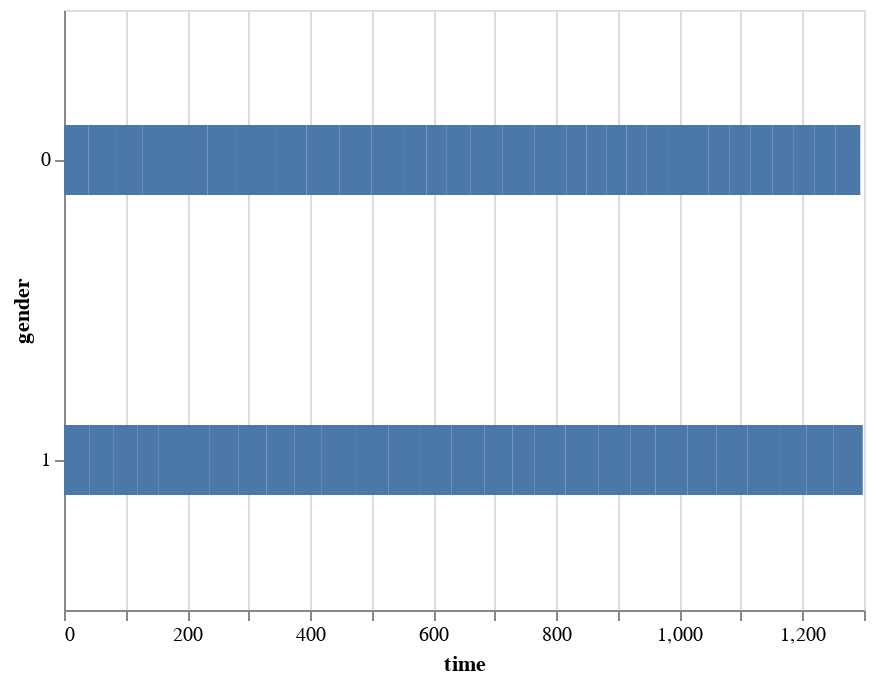

The notebook cell this image was saved under:
### Code cell
# Horizontal Bars 
alt.Chart(data).mark_bar(size=35).encode(
    y='gender:N',
    x='time',
).properties(
    height = 300
)

### Figure 1 — Vega-Lite specification as saved in the notebook (floating-point values rounded to 4 significant figures)
{"config": {"view": {"continuousWidth": 400, "continuousHeight": 300}}, "data": {"name": "data-bfba8ba08a832720bd076298c5326526"}, "mark": {"type": "bar", "size": 35}, "encoding": {"x": {"field": "time", "type": "quantitative"}, "y": {"field": "gender", "type": "nominal"}}, "height": 300, "$schema": "https://vega.github.io/schema/vega-lite/v4.17.0.json", "datasets": {"data-bfba8ba08a832720bd076298c5326526": [{"time": 41, "gender": 1, "recode": 0}, {"time": 40, "gender": 0, "recode": 1}, {"time": 40, "gender": 1, "recode": 0}, {"time": 38, "gender": 1, "recode": 0}, {"time": 34, "gender": 1, "recode": 0}, {"time": 46, "gender": 0, "recode": 1}, {"time": 42, "gender": 1, "recode": 0}, {"time": 42, "gender": 1, "recode": 0}, {"time": 47, "gender": 1, "recode": 0}, {"time": 42, "gender": 0, "recode": 1}, {"time": 45, "gender": 1, "recode": 0}, {"time": 46, "gender": 1, "recode": 0}, {"time": 44, "gender": 1, "recode": 0}, {"time": 54, "gender": 0, "recode": 1}, {"time": 57, "gender": 1, "recode": 0}, {"time": 51, "gender": 1, "recode": 0}, {"time": 51, "gender": 0, "recode": 1}, {"time": 50, "gender": 1, "recode": 0}, {"time": 53, "gender": 1, "recode": 0}, {"time": 53, "gender": 1, "recode": 0}, {"time": 45, "gender": 0, "recode": 1}, {"time": 46, "gender": 1, "recode": 0}, {"time": 36, "gender": 1, "recode": 0}, {"time": 34, "gender": 0, "recode": 1}, {"time": 31, "gender": 0, "recode": 1}, {"time": 50, "gender": 1, "recode": 0}, {"time": 51, "gender": 0, "recode": 1}, {"time": 54, "gender": 0, "recode": 1}, {"time": 52, "gender": 0, "recode": 1}, {"time": 54, "gender": 0, "recode": 1}, {"time": 54, "gender": 1, "recode": 0}, {"time": 52, "gender": 1, "recode": 0}, {"time": 35, "gender": 0, "recode": 1}, {"time": 32, "gender": 0, "recode": 1}, {"time": 40, "gender": 0, "recode": 1}, {"time": 40, "gender": 1, "recode": 0}, {"time": 52, "gender": 1, "recode": 0}, {"time": 47, "gender": 1, "recode": 0}, {"time": 52, "gender": 0, "recode": 1}, {"time": 52, "gender": 0, "recode": 1}, {"time": 52, "gender": 0, "recode": 1}, {"time": 51, "gender": 1, "recode": 0}, {"time": 51, "gender": 1, "recode": 0}, {"time": 45, "gender": 1, "recode": 0}, {"time": 43, "gender": 1, "recode": 0}, {"time": 48, "gender": 1, "recode": 0}, {"time": 32, "gender": 0, "recode": 1}, {"time": 33, "gender": 0, "recode": 1}, {"time": 32, "gender": 0, "recode": 1}, {"time": 33, "gender": 0, "recode": 1}, {"time": 33, "gender": 0, "recode": 1}, {"time": 34, "gender": 0, "recode": 1}, {"time": 33, "gender": 0, "recode": 1}, {"time": 34, "gender": 0, "recode": 1}, {"time": 35, "gender": 0, "recode": 1}, {"time": 35, "gender": 0, "recode": 1}, {"time": 35, "gender": 0, "recode": 1}, {"time": 34, "gender": 0, "recode": 1}, {"time": 34, "gender": 0, "recode": 1}, {"time": 40, "gender": 0, "recode": 1}]}}
